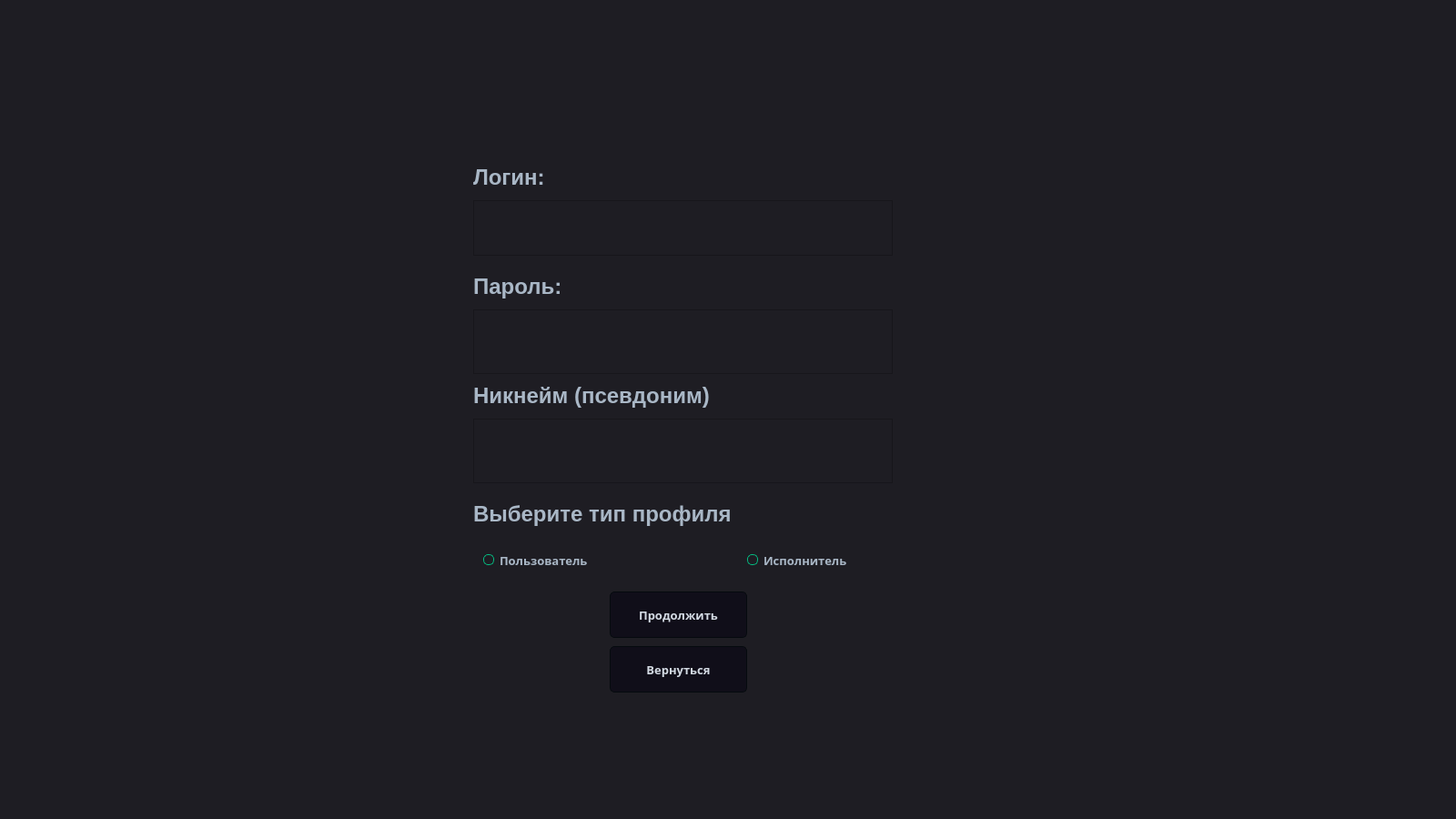
<?xml version="1.0" encoding="UTF-8"?>
<ui version="4.0">
 <class>RegistrFragment</class>
 <widget class="QFrame" name="RegistrFragment">
  <property name="geometry">
   <rect>
    <x>0</x>
    <y>0</y>
    <width>1600</width>
    <height>900</height>
   </rect>
  </property>
  <property name="minimumSize">
   <size>
    <width>1600</width>
    <height>900</height>
   </size>
  </property>
  <property name="windowTitle">
   <string>Frame</string>
  </property>
  <property name="styleSheet">
   <string notr="true">QFrame {
	background-color:#1e1d23;
}
QWidget {
	background-color:#1e1d23;
}
QMainWindow {
	background-color:#1e1d23;
}
QDialog {
	background-color:#1e1d23;
}
QColorDialog {
	background-color:#1e1d23;
}
QTextEdit {
	background-color:#1e1d23;
	color: #a9b7c6;
}
QPlainTextEdit {
	selection-background-color:#007b50;
	background-color:#1e1d23;
	border-style: solid;
	border-top-color: transparent;
	border-right-color: transparent;
	border-left-color: transparent;
	border-bottom-color: transparent;
	border-width: 1px;
	color: #a9b7c6;
}
QPushButton{
	border-style: solid;
	border-top-color: transparent;
	border-right-color: transparent;
	border-left-color: transparent;
	border-bottom-color: transparent;
	border-width: 1px;
	border-style: solid;
	color: #a9b7c6;
	padding: 2px;
	background-color: #1e1d23;
}
QPushButton::default{
	border-style: inset;
	border-top-color: transparent;
	border-right-color: transparent;
	border-left-color: transparent;
	border-bottom-color: #04b97f;
	border-width: 1px;
	color: #a9b7c6;
	padding: 2px;
	background-color: #1e1d23;
}
QToolButton {
	border-style: solid;
	border-top-color: transparent;
	border-right-color: transparent;
	border-left-color: transparent;
	border-bottom-color: #04b97f;
	border-bottom-width: 1px;
	border-style: solid;
	color: #a9b7c6;
	padding: 2px;
	background-color: #1e1d23;
}
QToolButton:hover{
	border-style: solid;
	border-top-color: transparent;
	border-right-color: transparent;
	border-left-color: transparent;
	border-bottom-color: #37efba;
	border-bottom-width: 2px;
	border-style: solid;
	color: #FFFFFF;
	padding-bottom: 1px;
	background-color: #1e1d23;
}
QPushButton:hover{
	border-style: solid;
	border-top-color: transparent;
	border-right-color: transparent;
	border-left-color: transparent;
	border-bottom-color: #37efba;
	border-bottom-width: 1px;
	border-style: solid;
	color: #FFFFFF;
	padding-bottom: 2px;
	background-color: #1e1d23;
}
QPushButton:pressed{
	border-style: solid;
	border-top-color: transparent;
	border-right-color: transparent;
	border-left-color: transparent;
	border-bottom-color: #37efba;
	border-bottom-width: 2px;
	border-style: solid;
	color: #37efba;
	padding-bottom: 1px;
	background-color: #1e1d23;
}
QPushButton:disabled{
	border-style: solid;
	border-top-color: transparent;
	border-right-color: transparent;
	border-left-color: transparent;
	border-bottom-color: #808086;
	border-bottom-width: 2px;
	border-style: solid;
	color: #808086;
	padding-bottom: 1px;
	background-color: #1e1d23;
}
QLineEdit {
	border-width: 1px; border-radius: 4px;
	border-color: rgb(58, 58, 58);
	border-style: inset;
	padding: 0 8px;
	color: #a9b7c6;
	background:#1e1d23;
	selection-background-color:#007b50;
	selection-color: #FFFFFF;
}
QLabel {
	color: #a9b7c6;
}
QLCDNumber {
	color: #37e6b4;
}
QProgressBar {
	text-align: center;
	color: rgb(240, 240, 240);
	border-width: 1px; 
	border-radius: 10px;
	border-color: rgb(58, 58, 58);
	border-style: inset;
	background-color:#1e1d23;
}
QProgressBar::chunk {
	background-color: #04b97f;
	border-radius: 5px;
}
QMenuBar {
	background-color: #1e1d23;
}
QMenuBar::item {
	color: #a9b7c6;
  	spacing: 3px;
  	padding: 1px 4px;
  	background: #1e1d23;
}

QMenuBar::item:selected {
  	background:#1e1d23;
	color: #FFFFFF;
}
QMenu::item:selected {
	border-style: solid;
	border-top-color: transparent;
	border-right-color: transparent;
	border-left-color: #04b97f;
	border-bottom-color: transparent;
	border-left-width: 2px;
	color: #FFFFFF;
	padding-left:15px;
	padding-top:4px;
	padding-bottom:4px;
	padding-right:7px;
	background-color: #1e1d23;
}
QMenu::item {
	border-style: solid;
	border-top-color: transparent;
	border-right-color: transparent;
	border-left-color: transparent;
	border-bottom-color: transparent;
	border-bottom-width: 1px;
	border-style: solid;
	color: #a9b7c6;
	padding-left:17px;
	padding-top:4px;
	padding-bottom:4px;
	padding-right:7px;
	background-color: #1e1d23;
}
QMenu{
	background-color:#1e1d23;
}
QTabWidget {
	color:rgb(0,0,0);
	background-color:#1e1d23;
}
QTabWidget::pane {
		border-color: rgb(77,77,77);
		background-color:#1e1d23;
		border-style: solid;
		border-width: 1px;
    	border-radius: 6px;
}
QTabBar::tab {
	border-style: solid;
	border-top-color: transparent;
	border-right-color: transparent;
	border-left-color: transparent;
	border-bottom-color: transparent;
	border-bottom-width: 1px;
	border-style: solid;
	color: #808086;
	padding: 3px;
	margin-left:3px;
	background-color: #1e1d23;
}
QTabBar::tab:selected, QTabBar::tab:last:selected, QTabBar::tab:hover {
  	border-style: solid;
	border-top-color: transparent;
	border-right-color: transparent;
	border-left-color: transparent;
	border-bottom-color: #04b97f;
	border-bottom-width: 2px;
	border-style: solid;
	color: #FFFFFF;
	padding-left: 3px;
	padding-bottom: 2px;
	margin-left:3px;
	background-color: #1e1d23;
}

QCheckBox {
	color: #a9b7c6;
	padding: 2px;
}
QCheckBox:disabled {
	color: #808086;
	padding: 2px;
}

QCheckBox:hover {
	border-radius:4px;
	border-style:solid;
	padding-left: 1px;
	padding-right: 1px;
	padding-bottom: 1px;
	padding-top: 1px;
	border-width:1px;
	border-color: rgb(87, 97, 106);
	background-color:#1e1d23;
}
QCheckBox::indicator:checked {

	height: 10px;
	width: 10px;
	border-style:solid;
	border-width: 1px;
	border-color: #04b97f;
	color: #a9b7c6;
	background-color: #04b97f;
}
QCheckBox::indicator:unchecked {

	height: 10px;
	width: 10px;
	border-style:solid;
	border-width: 1px;
	border-color: #04b97f;
	color: #a9b7c6;
	background-color: transparent;
}
QRadioButton {
	color: #a9b7c6;
	background-color: #1e1d23;
	padding: 1px;
}
QRadioButton::indicator:checked {
	height: 10px;
	width: 10px;
	border-style:solid;
	border-radius:5px;
	border-width: 1px;
	border-color: #04b97f;
	color: #a9b7c6;
	background-color: #04b97f;
}
QRadioButton::indicator:!checked {
	height: 10px;
	width: 10px;
	border-style:solid;
	border-radius:5px;
	border-width: 1px;
	border-color: #04b97f;
	color: #a9b7c6;
	background-color: transparent;
}
QStatusBar {
	color:#027f7f;
}
QSpinBox {
	color: #a9b7c6;	
	background-color: #1e1d23;
}
QDoubleSpinBox {
	color: #a9b7c6;	
	background-color: #1e1d23;
}
QTimeEdit {
	color: #a9b7c6;	
	background-color: #1e1d23;
}
QDateTimeEdit {
	color: #a9b7c6;	
	background-color: #1e1d23;
}
QDateEdit {
	color: #a9b7c6;	
	background-color: #1e1d23;
}
QComboBox {
	color: #a9b7c6;	
	background: #1e1d23;
}
QComboBox:editable {
	background: #1e1d23;
	color: #a9b7c6;
	selection-background-color: #1e1d23;
}
QComboBox QAbstractItemView {
	color: #a9b7c6;	
	background: #1e1d23;
	selection-color: #FFFFFF;
	selection-background-color: #1e1d23;
}
QComboBox:!editable:on, QComboBox::drop-down:editable:on {
	color: #a9b7c6;	
	background: #1e1d23;
}
QFontComboBox {
	color: #a9b7c6;	
	background-color: #1e1d23;
}
QToolBox {
	color: #a9b7c6;
	background-color: #1e1d23;
}
QToolBox::tab {
	color: #a9b7c6;
	background-color: #1e1d23;
}
QToolBox::tab:selected {
	color: #FFFFFF;
	background-color: #1e1d23;
}
QScrollArea {
	color: #FFFFFF;
	background-color: #1e1d23;
}
QSlider::groove:horizontal {
	height: 5px;
	background: #04b97f;
}
QSlider::groove:vertical {
	width: 5px;
	background: #04b97f;
}
QSlider::handle:horizontal {
	background: qlineargradient(x1:0, y1:0, x2:1, y2:1, stop:0 #b4b4b4, stop:1 #8f8f8f);
	border: 1px solid #5c5c5c;
	width: 14px;
	margin: -5px 0;
	border-radius: 7px;
}
QSlider::handle:vertical {
	background: qlineargradient(x1:1, y1:1, x2:0, y2:0, stop:0 #b4b4b4, stop:1 #8f8f8f);
	border: 1px solid #5c5c5c;
	height: 14px;
	margin: 0 -5px;
	border-radius: 7px;
}
QSlider::add-page:horizontal {
    background: white;
}
QSlider::add-page:vertical {
    background: white;
}
QSlider::sub-page:horizontal {
    background: #04b97f;
}
QSlider::sub-page:vertical {
    background: #04b97f;
}

QPushButton{
	border-style: solid;
	border-color: #050a0e;
	border-width: 1px;
	border-radius: 5px;
	color: #d3dae3;
	padding: 2px;
	background-color: #100E19;
}
QPushButton::default{
	border-style: solid;
	border-color: #050a0e;
	border-width: 1px;
	border-radius: 5px;
	color: #FFFFFF;
	padding: 2px;
	background-color: #151a1e;
}
QPushButton:hover{
	border-style: solid;
	border-top-color: qlineargradient(spread:pad, x1:0, y1:1, x2:1, y2:1, stop:0 #C0DB50, stop:0.4 #C0DB50, stop:0.5 #100E19, stop:1 #100E19);
    border-bottom-color: qlineargradient(spread:pad, x1:0, y1:1, x2:1, y2:1, stop:0 #100E19, stop:0.5 #100E19, stop:0.6 #C0DB50, stop:1 #C0DB50);
    border-left-color: qlineargradient(spread:pad, x1:0, y1:0, x2:0, y2:1, stop:0 #C0DB50, stop:0.3 #C0DB50, stop:0.7 #100E19, stop:1 #100E19);
    border-right-color: qlineargradient(spread:pad, x1:0, y1:1, x2:0, y2:0, stop:0 #C0DB50, stop:0.3 #C0DB50, stop:0.7 #100E19, stop:1 #100E19);
	border-width: 2px;
    border-radius: 1px;
	color: #d3dae3;
	padding: 2px;
}
QPushButton:pressed{
	border-style: solid;
	border-top-color: qlineargradient(spread:pad, x1:0, y1:1, x2:1, y2:1, stop:0 #d33af1, stop:0.4 #d33af1, stop:0.5 #100E19, stop:1 #100E19);
    border-bottom-color: qlineargradient(spread:pad, x1:0, y1:1, x2:1, y2:1, stop:0 #100E19, stop:0.5 #100E19, stop:0.6 #d33af1, stop:1 #d33af1);
    border-left-color: qlineargradient(spread:pad, x1:0, y1:0, x2:0, y2:1, stop:0 #d33af1, stop:0.3 #d33af1, stop:0.7 #100E19, stop:1 #100E19);
    border-right-color: qlineargradient(spread:pad, x1:0, y1:1, x2:0, y2:0, stop:0 #d33af1, stop:0.3 #d33af1, stop:0.7 #100E19, stop:1 #100E19);
	border-width: 2px;
    border-radius: 1px;
	color: #d3dae3;
	padding: 2px;
}</string>
  </property>
  <property name="lineWidth">
   <number>2</number>
  </property>
  <widget class="QLabel" name="label_4">
   <property name="geometry">
    <rect>
     <x>520</x>
     <y>420</y>
     <width>351</width>
     <height>31</height>
    </rect>
   </property>
   <property name="text">
    <string>&lt;html&gt;&lt;head/&gt;&lt;body&gt;&lt;p&gt;&lt;span style=&quot; font-size:18pt; font-weight:600;&quot;&gt;Никнейм (псевдоним)&lt;/span&gt;&lt;/p&gt;&lt;/body&gt;&lt;/html&gt;</string>
   </property>
  </widget>
  <widget class="QLabel" name="label_3">
   <property name="geometry">
    <rect>
     <x>520</x>
     <y>550</y>
     <width>351</width>
     <height>31</height>
    </rect>
   </property>
   <property name="text">
    <string>&lt;html&gt;&lt;head/&gt;&lt;body&gt;&lt;p&gt;&lt;span style=&quot; font-size:18pt; font-weight:600;&quot;&gt;Выберите тип профиля&lt;/span&gt;&lt;/p&gt;&lt;/body&gt;&lt;/html&gt;</string>
   </property>
  </widget>
  <widget class="QRadioButton" name="RB_Perf">
   <property name="geometry">
    <rect>
     <x>820</x>
     <y>590</y>
     <width>161</width>
     <height>51</height>
    </rect>
   </property>
   <property name="font">
    <font>
     <family>MelodBold</family>
     <pointsize>10</pointsize>
     <weight>75</weight>
     <bold>true</bold>
    </font>
   </property>
   <property name="text">
    <string>Исполнитель</string>
   </property>
  </widget>
  <widget class="QTextEdit" name="TE_Login">
   <property name="geometry">
    <rect>
     <x>520</x>
     <y>220</y>
     <width>461</width>
     <height>61</height>
    </rect>
   </property>
   <property name="font">
    <font>
     <family>Segoe UI</family>
     <pointsize>14</pointsize>
    </font>
   </property>
   <property name="html">
    <string>&lt;!DOCTYPE HTML PUBLIC &quot;-//W3C//DTD HTML 4.0//EN&quot; &quot;http://www.w3.org/TR/REC-html40/strict.dtd&quot;&gt;
&lt;html&gt;&lt;head&gt;&lt;meta name=&quot;qrichtext&quot; content=&quot;1&quot; /&gt;&lt;style type=&quot;text/css&quot;&gt;
p, li { white-space: pre-wrap; }
&lt;/style&gt;&lt;/head&gt;&lt;body style=&quot; font-family:'Segoe UI'; font-size:14pt; font-weight:400; font-style:normal;&quot;&gt;
&lt;p style=&quot;-qt-paragraph-type:empty; margin-top:0px; margin-bottom:0px; margin-left:0px; margin-right:0px; -qt-block-indent:0; text-indent:0px; font-family:'MS Shell Dlg 2'; font-size:18.25pt;&quot;&gt;&lt;br /&gt;&lt;/p&gt;&lt;/body&gt;&lt;/html&gt;</string>
   </property>
  </widget>
  <widget class="QLabel" name="label">
   <property name="geometry">
    <rect>
     <x>520</x>
     <y>180</y>
     <width>351</width>
     <height>31</height>
    </rect>
   </property>
   <property name="lineWidth">
    <number>6</number>
   </property>
   <property name="text">
    <string>&lt;html&gt;&lt;head/&gt;&lt;body&gt;&lt;p&gt;&lt;span style=&quot; font-size:18pt; font-weight:600;&quot;&gt;Логин:&lt;/span&gt;&lt;/p&gt;&lt;/body&gt;&lt;/html&gt;</string>
   </property>
  </widget>
  <widget class="QRadioButton" name="RB_User">
   <property name="geometry">
    <rect>
     <x>530</x>
     <y>590</y>
     <width>141</width>
     <height>51</height>
    </rect>
   </property>
   <property name="font">
    <font>
     <family>MelodBold</family>
     <pointsize>10</pointsize>
     <weight>75</weight>
     <bold>true</bold>
    </font>
   </property>
   <property name="text">
    <string>Пользователь</string>
   </property>
  </widget>
  <widget class="QTextEdit" name="TE_Nick">
   <property name="geometry">
    <rect>
     <x>520</x>
     <y>460</y>
     <width>461</width>
     <height>71</height>
    </rect>
   </property>
   <property name="font">
    <font>
     <family>Segoe UI Black</family>
     <pointsize>14</pointsize>
     <weight>75</weight>
     <bold>true</bold>
    </font>
   </property>
   <property name="html">
    <string>&lt;!DOCTYPE HTML PUBLIC &quot;-//W3C//DTD HTML 4.0//EN&quot; &quot;http://www.w3.org/TR/REC-html40/strict.dtd&quot;&gt;
&lt;html&gt;&lt;head&gt;&lt;meta name=&quot;qrichtext&quot; content=&quot;1&quot; /&gt;&lt;style type=&quot;text/css&quot;&gt;
p, li { white-space: pre-wrap; }
&lt;/style&gt;&lt;/head&gt;&lt;body style=&quot; font-family:'Segoe UI Black'; font-size:14pt; font-weight:600; font-style:normal;&quot;&gt;
&lt;p style=&quot;-qt-paragraph-type:empty; margin-top:0px; margin-bottom:0px; margin-left:0px; margin-right:0px; -qt-block-indent:0; text-indent:0px; font-family:'MS Shell Dlg 2'; font-size:18.25pt; font-weight:400;&quot;&gt;&lt;br /&gt;&lt;/p&gt;&lt;/body&gt;&lt;/html&gt;</string>
   </property>
  </widget>
  <widget class="QTextEdit" name="TE_Pass">
   <property name="geometry">
    <rect>
     <x>520</x>
     <y>340</y>
     <width>461</width>
     <height>71</height>
    </rect>
   </property>
   <property name="font">
    <font>
     <family>Segoe UI Black</family>
     <pointsize>14</pointsize>
     <weight>75</weight>
     <bold>true</bold>
    </font>
   </property>
   <property name="html">
    <string>&lt;!DOCTYPE HTML PUBLIC &quot;-//W3C//DTD HTML 4.0//EN&quot; &quot;http://www.w3.org/TR/REC-html40/strict.dtd&quot;&gt;
&lt;html&gt;&lt;head&gt;&lt;meta name=&quot;qrichtext&quot; content=&quot;1&quot; /&gt;&lt;style type=&quot;text/css&quot;&gt;
p, li { white-space: pre-wrap; }
&lt;/style&gt;&lt;/head&gt;&lt;body style=&quot; font-family:'Segoe UI Black'; font-size:14pt; font-weight:600; font-style:normal;&quot;&gt;
&lt;p style=&quot;-qt-paragraph-type:empty; margin-top:0px; margin-bottom:0px; margin-left:0px; margin-right:0px; -qt-block-indent:0; text-indent:0px; font-family:'MS Shell Dlg 2'; font-size:18.25pt; font-weight:400;&quot;&gt;&lt;br /&gt;&lt;/p&gt;&lt;/body&gt;&lt;/html&gt;</string>
   </property>
  </widget>
  <widget class="QLabel" name="label_2">
   <property name="geometry">
    <rect>
     <x>520</x>
     <y>300</y>
     <width>351</width>
     <height>31</height>
    </rect>
   </property>
   <property name="text">
    <string>&lt;html&gt;&lt;head/&gt;&lt;body&gt;&lt;p&gt;&lt;span style=&quot; font-size:18pt; font-weight:600;&quot;&gt;Пароль:&lt;/span&gt;&lt;/p&gt;&lt;/body&gt;&lt;/html&gt;</string>
   </property>
  </widget>
  <widget class="QPushButton" name="pushButton">
   <property name="geometry">
    <rect>
     <x>670</x>
     <y>650</y>
     <width>151</width>
     <height>51</height>
    </rect>
   </property>
   <property name="font">
    <font>
     <family>MelodBold</family>
     <pointsize>10</pointsize>
     <weight>75</weight>
     <bold>true</bold>
    </font>
   </property>
   <property name="text">
    <string>Продолжить</string>
   </property>
  </widget>
  <widget class="QLabel" name="l_error">
   <property name="geometry">
    <rect>
     <x>490</x>
     <y>110</y>
     <width>521</width>
     <height>51</height>
    </rect>
   </property>
   <property name="lineWidth">
    <number>6</number>
   </property>
   <property name="text">
    <string>&lt;html&gt;&lt;head/&gt;&lt;body&gt;&lt;p&gt;&lt;br/&gt;&lt;/p&gt;&lt;/body&gt;&lt;/html&gt;</string>
   </property>
  </widget>
  <widget class="QPushButton" name="pushButton_2">
   <property name="geometry">
    <rect>
     <x>670</x>
     <y>710</y>
     <width>151</width>
     <height>51</height>
    </rect>
   </property>
   <property name="font">
    <font>
     <family>MelodBold</family>
     <pointsize>10</pointsize>
     <weight>75</weight>
     <bold>true</bold>
    </font>
   </property>
   <property name="text">
    <string>Вернуться</string>
   </property>
  </widget>
 </widget>
 <resources/>
 <connections/>
</ui>
